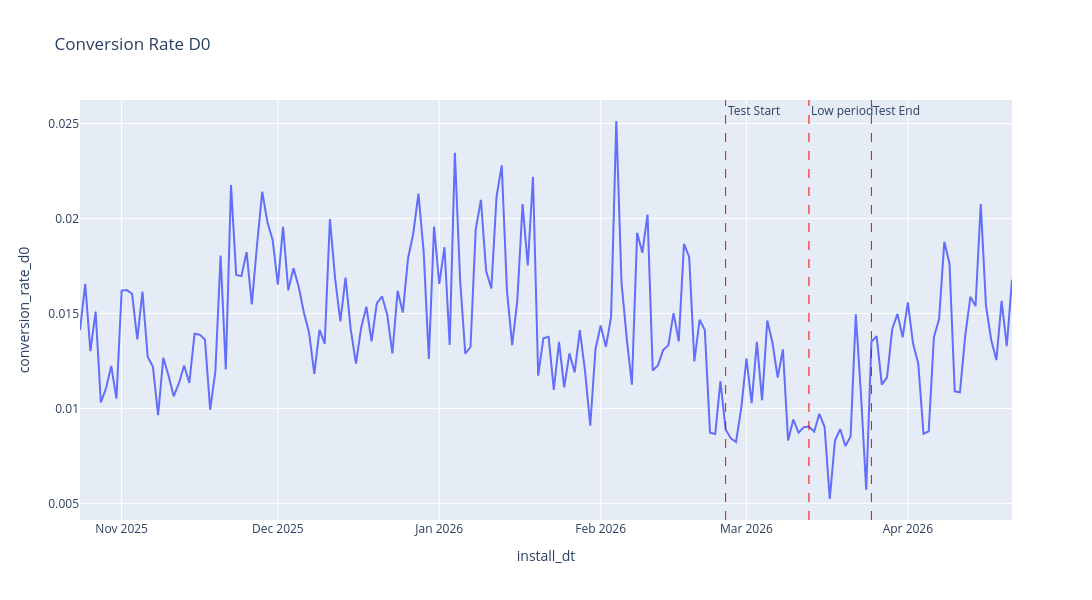

The cell this chart's notebook holds for it:
### Code cell
fig = px.line(conversion_metrics, 
              x='install_dt', 
              y='conversion_rate_d0',
              title='Conversion Rate D0',
              width=1200,
              height=600,
              hover_data={'conversion_rate_d1': ':.2%', 'total_users': True, 'converters_d1': True})

fig.add_vline(
    x=pd.Timestamp('2026-02-25').timestamp() * 1000, 
    line_dash='dash', 
    line_color='red', 
    line_width=1,
    annotation_text='Test Start', 
    annotation_position='top right')

fig.add_vline(
    x=pd.Timestamp('2026-03-13').timestamp() * 1000, 
    line_dash='dash', 
    line_color='red', 
    line_width=1,
    annotation_text='Low period', 
    annotation_position='top right')

fig.add_vline(
    x=pd.Timestamp('2026-03-25').timestamp() * 1000, 
    line_dash='dash', 
    line_color='red', 
    line_width=1,
    annotation_text='Test End', 
    annotation_position='top right')

fig.show()

### Figure 1 — Plotly figure (JSON) as saved in the notebook; plotly's stock layout.template omitted (floating-point values rounded to 4 significant figures; data arrays with more than 128 entries replaced by an {"elided": "..."} marker saying what was removed)
{"data": [{"customdata": {"elided": "180x3 float values"}, "hovertemplate": "install_dt=%{x}<br>conversion_rate_d0=%{y}<br>conversion_rate_d1=%{customdata[0]:.2%}<br>total_users=%{customdata[1]}<br>converters_d1=%{customdata[2]}<extra></extra>", "legendgroup": "", "line": {"color": "#636efa", "dash": "solid"}, "marker": {"symbol": "circle"}, "mode": "lines", "name": "", "orientation": "v", "showlegend": false, "type": "scatter", "x": {"elided": "180 str values"}, "xaxis": "x", "y": {"elided": "180 float values"}, "yaxis": "y"}], "layout": {"annotations": [{"showarrow": false, "text": "Test Start", "x": 1771977600000, "xanchor": "left", "xref": "x", "y": 1, "yanchor": "top", "yref": "y domain"}, {"showarrow": false, "text": "Low period", "x": 1773360000000, "xanchor": "left", "xref": "x", "y": 1, "yanchor": "top", "yref": "y domain"}, {"showarrow": false, "text": "Test End", "x": 1774396800000, "xanchor": "left", "xref": "x", "y": 1, "yanchor": "top", "yref": "y domain"}], "height": 600, "legend": {"tracegroupgap": 0}, "shapes": [{"line": {"color": "red", "dash": "dash", "width": 1}, "type": "line", "x0": 1771977600000, "x1": 1771977600000, "xref": "x", "y0": 0, "y1": 1, "yref": "y domain"}, {"line": {"color": "red", "dash": "dash", "width": 1}, "type": "line", "x0": 1773360000000, "x1": 1773360000000, "xref": "x", "y0": 0, "y1": 1, "yref": "y domain"}, {"line": {"color": "red", "dash": "dash", "width": 1}, "type": "line", "x0": 1774396800000, "x1": 1774396800000, "xref": "x", "y0": 0, "y1": 1, "yref": "y domain"}], "title": {"text": "Conversion Rate D0"}, "width": 1200, "xaxis": {"anchor": "y", "domain": [0, 1], "title": {"text": "install_dt"}}, "yaxis": {"anchor": "x", "domain": [0, 1], "title": {"text": "conversion_rate_d0"}}}}
